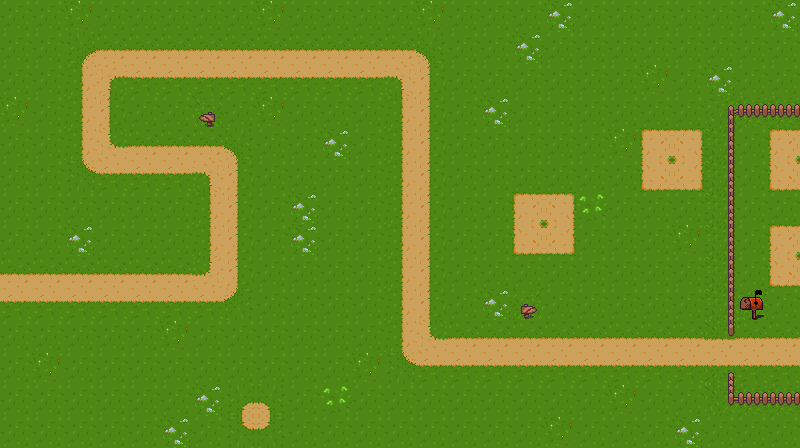

This game map was drawn from its Tiled (.tmx) file and the tilesets committed beside it. A one-line description and the trimmed map source follow:
An orthogonal 25x14 tile map with 32x32 px tiles, 1 tile layer (Tile Layer 1) and 1 object (enemyPath).

<map version="1.10" tiledversion="1.11.2" orientation="orthogonal" renderorder="right-down" width="25" height="14" tilewidth="32" tileheight="32" infinite="0" nextlayerid="3" nextobjectid="2">
 <tileset firstgid="1" name="map_tileset1" tilewidth="32" tileheight="32" spacing="2" margin="2" tilecount="198" columns="18">
  <properties>
   <property name="pathTileID" value="0,1,2,3,4,10,11,12,13,14,18,19,20,21,22,23,24,28,30,36,37,38,39,41,42,46,47,57,58,64,65,75,76" />
   <property name="towerTileID" value="6,8,9,26,48,49" />
  </properties>
  <image source="map_tileset1.png" trans="000000" width="640" height="400" />
 </tileset>
 <layer id="1" name="Tile Layer 1" width="25" height="14">
  <data>[350 cells, 350 non-empty, 33 distinct tile ids]</data>
 </layer>
 <objectgroup id="2" name="EntitiesPaths">
  <object id="1" name="enemyPath" x="0" y="256">
   <polyline points="0,0 192,0 192,-128 64,-128 64,-224 416,-224 416,64 800,64" />
  </object>
 </objectgroup>
</map>
